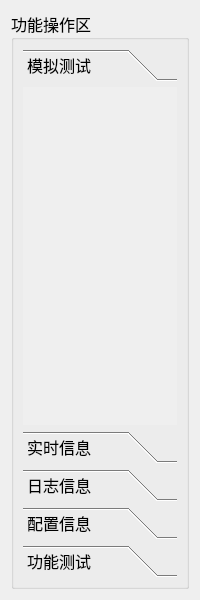
<?xml version="1.0" encoding="UTF-8"?>
<ui version="4.0">
 <class>IP_ToolBoxWid</class>
 <widget class="QWidget" name="IP_ToolBoxWid">
  <property name="geometry">
   <rect>
    <x>0</x>
    <y>0</y>
    <width>200</width>
    <height>600</height>
   </rect>
  </property>
  <property name="font">
   <font>
    <family>微软雅黑</family>
    <pointsize>12</pointsize>
   </font>
  </property>
  <property name="windowTitle">
   <string>Form</string>
  </property>
  <layout class="QGridLayout" name="gridLayout">
   <item row="0" column="0">
    <widget class="QGroupBox" name="groupBox">
     <property name="font">
      <font>
       <family>微软雅黑</family>
       <pointsize>12</pointsize>
      </font>
     </property>
     <property name="title">
      <string>功能操作区</string>
     </property>
     <layout class="QGridLayout" name="gridLayout_2">
      <item row="0" column="0">
       <widget class="QToolBox" name="toolBox">
        <property name="currentIndex">
         <number>0</number>
        </property>
        <widget class="QWidget" name="simulatePage">
         <property name="geometry">
          <rect>
           <x>0</x>
           <y>0</y>
           <width>154</width>
           <height>317</height>
          </rect>
         </property>
         <attribute name="label">
          <string>模拟测试</string>
         </attribute>
        </widget>
        <widget class="QWidget" name="statusPage">
         <property name="geometry">
          <rect>
           <x>0</x>
           <y>0</y>
           <width>98</width>
           <height>28</height>
          </rect>
         </property>
         <attribute name="label">
          <string>实时信息</string>
         </attribute>
        </widget>
        <widget class="QWidget" name="logsPage">
         <property name="geometry">
          <rect>
           <x>0</x>
           <y>0</y>
           <width>98</width>
           <height>28</height>
          </rect>
         </property>
         <attribute name="label">
          <string>日志信息</string>
         </attribute>
        </widget>
        <widget class="QWidget" name="settingPage">
         <property name="geometry">
          <rect>
           <x>0</x>
           <y>0</y>
           <width>98</width>
           <height>28</height>
          </rect>
         </property>
         <attribute name="label">
          <string>配置信息</string>
         </attribute>
        </widget>
        <widget class="QWidget" name="testPage">
         <property name="geometry">
          <rect>
           <x>0</x>
           <y>0</y>
           <width>98</width>
           <height>28</height>
          </rect>
         </property>
         <attribute name="label">
          <string>功能测试</string>
         </attribute>
        </widget>
       </widget>
      </item>
     </layout>
    </widget>
   </item>
  </layout>
 </widget>
 <resources/>
 <connections/>
</ui>
